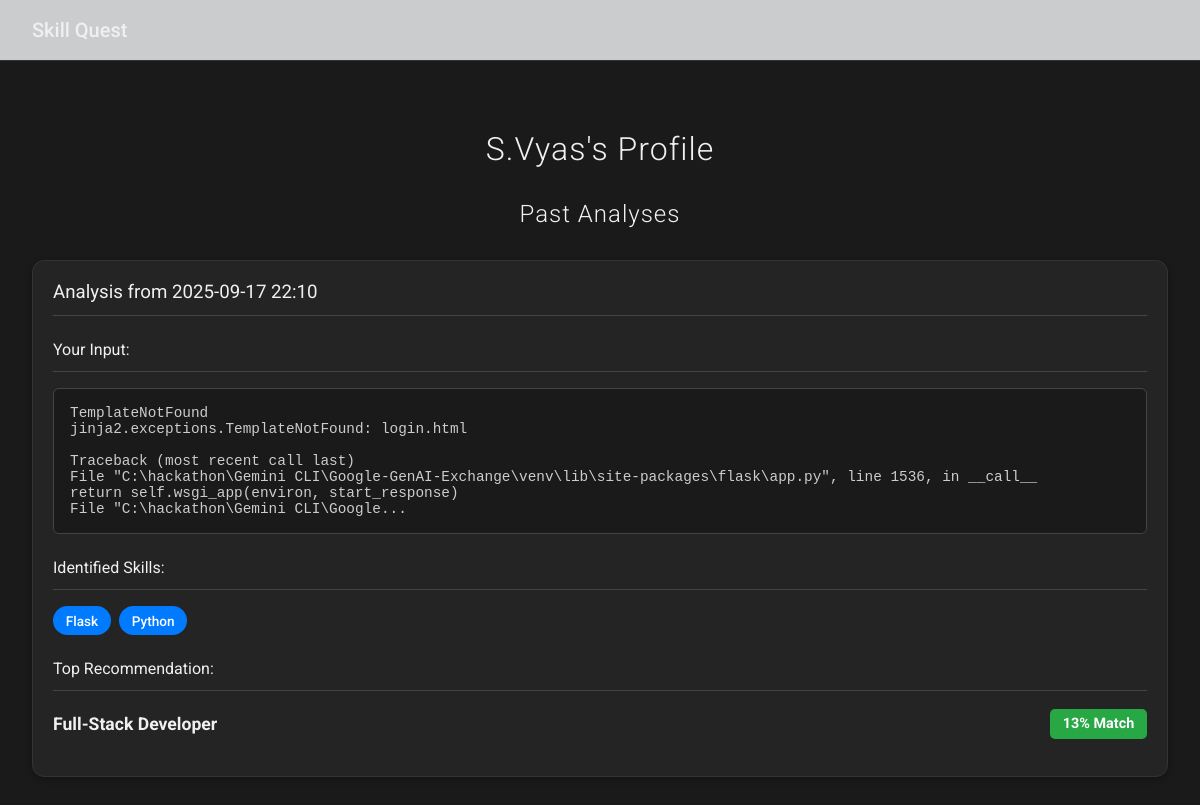
The app's page /profile (signed in) with its own data.
### app.py (models this page shows, shortened)
class User(db.Model, UserMixin):
    id = db.Column(db.Integer, primary_key=True)
    username = db.Column(db.String(20), unique=True, nullable=False)
    password_hash = db.Column(db.String(60), nullable=False)

class Analysis(db.Model):
    id = db.Column(db.Integer, primary_key=True)
    user_id = db.Column(db.Integer, db.ForeignKey('user.id'), nullable=False)
    user_input = db.Column(db.Text, nullable=False)
    analysis_results = db.Column(db.JSON, nullable=False)
    timestamp = db.Column(db.DateTime, nullable=False, default=datetime.utcnow)
    author = db.relationship('User', backref=db.backref('analyses', lazy=True))

### app.py (the view)
@app.route('/profile')
@login_required
def profile():
    past_analyses = Analysis.query.filter_by(user_id=current_user.id).order_by(Analysis.timestamp.desc()).all()
    return render_template('profile.html', analyses=past_analyses, title="My Profile")

### app.py (called while the page is built)
@login_manager.user_loader
def load_user(user_id):
    return db.session.get(User, int(user_id))

### templates/profile.html
{% extends "base.html" %}
{% block content %}
<div class="profile-container">
    <h1>{{ current_user.username }}'s Profile</h1>
    <h2>Past Analyses</h2>
    {% if analyses %}
        <div class="analysis-history">
            {% for analysis in analyses %}
            <a href="{{ url_for('view_analysis', analysis_id=analysis.id) }}" class="analysis-card-link">
                <div class="career-card analysis-card">
                    <div class="analysis-header">
                        <h3>Analysis from {{ analysis.timestamp.strftime('%Y-%m-%d %H:%M') }}</h3>
                    </div>
                    <div class="analysis-body">
                        <h4>Your Input:</h4>
                        <pre class="input-preview">{{ analysis.user_input[:300] }}{% if analysis.user_input|length > 300 %}...{% endif %}</pre>
                        <h4>Identified Skills:</h4>
                        <div class="skills-container">
                            {% for skill in analysis.analysis_results.user_skills %}
                                <span class="skill-tag-user">{{ skill }}</span>
                            {% endfor %}
                        </div>
                        <h4>Top Recommendation:</h4>
                        {% if analysis.analysis_results.recommendations and analysis.analysis_results.recommendations|length > 0 %}
                            {% set top_rec = analysis.analysis_results.recommendations[0] %}
                            <p class="top-rec-summary">
                                <strong>{{ top_rec.career.title }}</strong>
                                <span class="match-score">{{ (top_rec['score'] * 100) | int }}% Match</span>
                            </p>
                        {% else %}
                            <p>No recommendations were generated for this analysis.</p>
                        {% endif %}
                    </div>
                </div>
            </a>
            {% endfor %}
        </div>
    {% else %}
        <p>You have no past analyses. Go to the <a href="{{ url_for('index') }}">home page</a> to get started!</p>
    {% endif %}
</div>
{% endblock %}

### static/style.css (style rules this page uses)
:root { --bg-primary: #1a1a1a; --bg-secondary: #242424; --bg-tertiary: #333; --text-primary: #f0f0f0; --text-secondary: #ccc; --text-muted: #aaa; --border-color: #333; --border-color-strong: #444; --accent-primary: #007bff; --accent-primary-hover: #0056b3; --accent-secondary: #00aaff; --accent-success: #28a745; --accent-warning: #e89f23; --accent-warning-text: #1a1a1a; --accent-danger: #ff4d4d; --shadow-color: rgba(0, 0, 0, 0.3); --shadow-color-light: rgba(0, 0, 0, 0.2); --shadow-color-focus: rgba(0, 123, 255, 0.25); --spinner-track: #444; --spinner-overlay-bg: rgba(26, 26, 26, 0.85); }
body { font-family: "Roboto", -apple-system, BlinkMacSystemFont, "Segoe UI", Helvetica, Arial, sans-serif; margin: 0; background-color: var(--bg-primary); color: var(--text-primary); transition: background-color 0.3s; }
.summary-card, .career-card { background-color: var(--bg-secondary); border: 1px solid var(--border-color); border-radius: 12px; padding: 20px; margin-bottom: 16px; box-shadow: 0 2px 6px var(--shadow-color); transition: transform 0.2s ease-in-out, box-shadow 0.2s ease-in-out; text-align: left; }
.summary-card h2, .career-card h3, .career-card h4 { margin-top: 0; border-bottom: 1px solid var(--border-color-strong); padding-bottom: 0.75rem; margin-bottom: 1rem; font-weight: 400; }
.skills-container { display: flex; flex-wrap: wrap; gap: 0.5rem; margin-bottom: 1.5rem; }
.skill-tag-user, .skill-tag-gap { padding: 0.4rem 0.8rem; border-radius: 15px; font-size: 0.85rem; font-weight: 500; }
.skill-tag-user { background-color: var(--accent-primary); color: #fff; }
.match-score { background-color: var(--accent-success); color: #fff; padding: 0.4rem 0.8rem; border-radius: 5px; font-weight: bold; font-size: 0.9rem; white-space: nowrap; }
.profile-container { max-width: 1200px; margin: 2rem auto; padding: 1rem 2rem; animation: fadeInUp 0.6s ease-out; }
.profile-container h1, .profile-container h2 { text-align: center; font-weight: 300; letter-spacing: 1px; margin-bottom: 2rem; }
.analysis-card-link { text-decoration: none; color: inherit; display: block; }
.analysis-card { margin-bottom: 2rem; }
.analysis-card h4 { margin-top: 1.5rem; border-bottom: 1px solid var(--border-color-strong); padding-bottom: 0.75rem; margin-bottom: 1rem; font-weight: 400; }
.input-preview { background-color: var(--bg-primary); padding: 1rem; border-radius: 6px; border: 1px solid var(--border-color-strong); white-space: pre-wrap; word-break: break-word; font-family: monospace; font-size: 0.9rem; color: var(--text-secondary); }
.top-rec-summary { display: flex; justify-content: space-between; align-items: center; font-size: 1.1rem; }

### records on screen
User: username "S.Vyas"
Analysis: timestamp "2025-09-17 22:10", user_input "TemplateNotFound jinja2.exceptions.TemplateNotFound: login.html Traceback (most recent call last) File \"C:\\hackathon\\Gemini CLI\\Google-GenAI-Exchange\\venv\\lib\\site-packages\\flask\\app.py\", line 1536, in __call__ return self.wsgi_app(environ, start_response) File \"C:\\hackathon\\Gemini CLI\\Google", user_skills "Flask" "Python", career "Full-Stack Developer", score "13"
